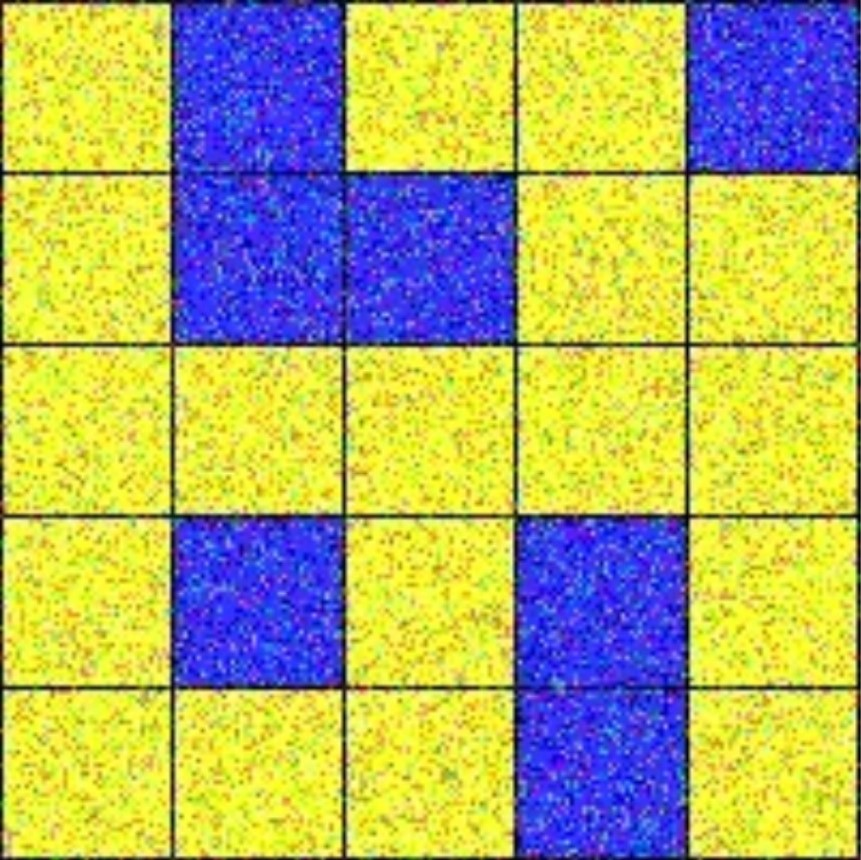
#> input picture TASK_7/navigationtask.jpg, 861 x 860 px, found by its file name
$ python imageprocessing.py
#> lines starting #> are read from the running program, lines starting #| are printed output that depends on the picture
import numpy as np
import matplotlib.pyplot as plt
from skimage import io, color
from skimage.filters import gaussian

image_path = r"C:\\Users\\shiva\\OneDrive\\Pictures\\navigationtask.jpg"
image = io.imread(image_path)
#> image is the input picture: shape (860, 861, 3); mean R, G, B 175.7, 176.1, 106.3
gray_image = color.rgb2gray(image)
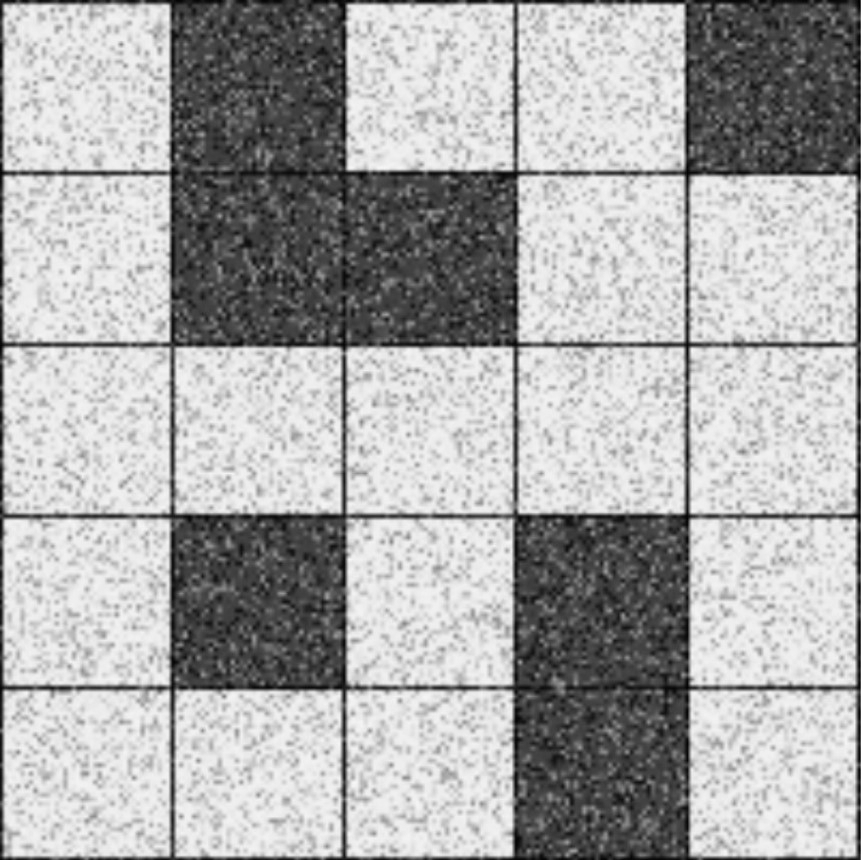
#> gray_image: shape (860, 861) float64; min 0.00561, max 0.979, mean 0.67
filtered_image = gaussian(gray_image, sigma=1)

fig, ax = plt.subplots(1, 2, figsize=(10, 5))
ax[0].imshow(gray_image, cmap='gray')
ax[0].set_title('Original Image')
ax[1].imshow(filtered_image, cmap='gray')
ax[1].set_title('Filtered Image (Gaussian)')
plt.show()
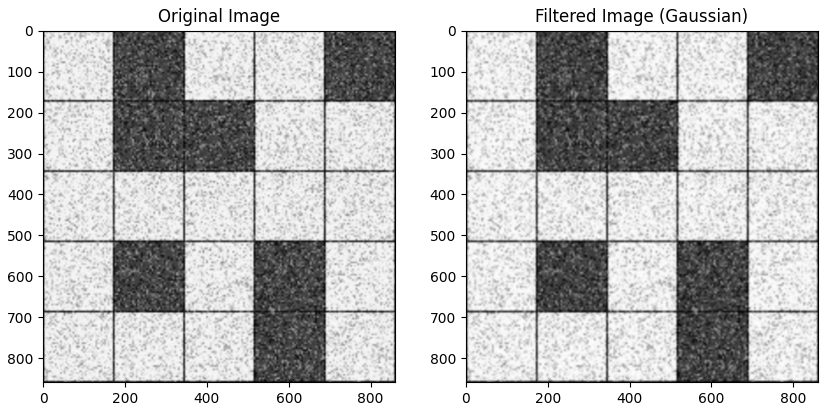
#> figure drawn by matplotlib, 2 panels
